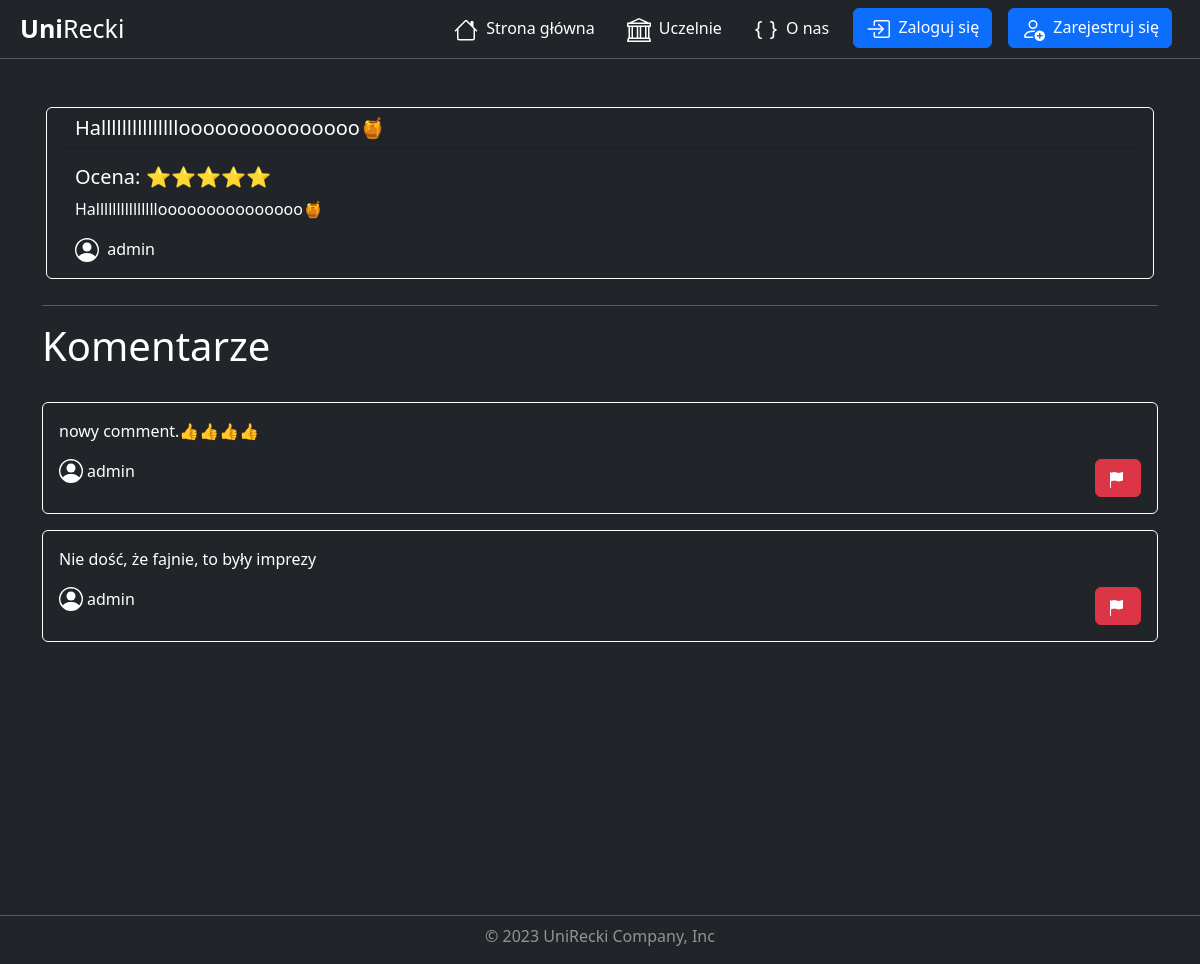
The page /university/review/10/ on the database as committed earlier.
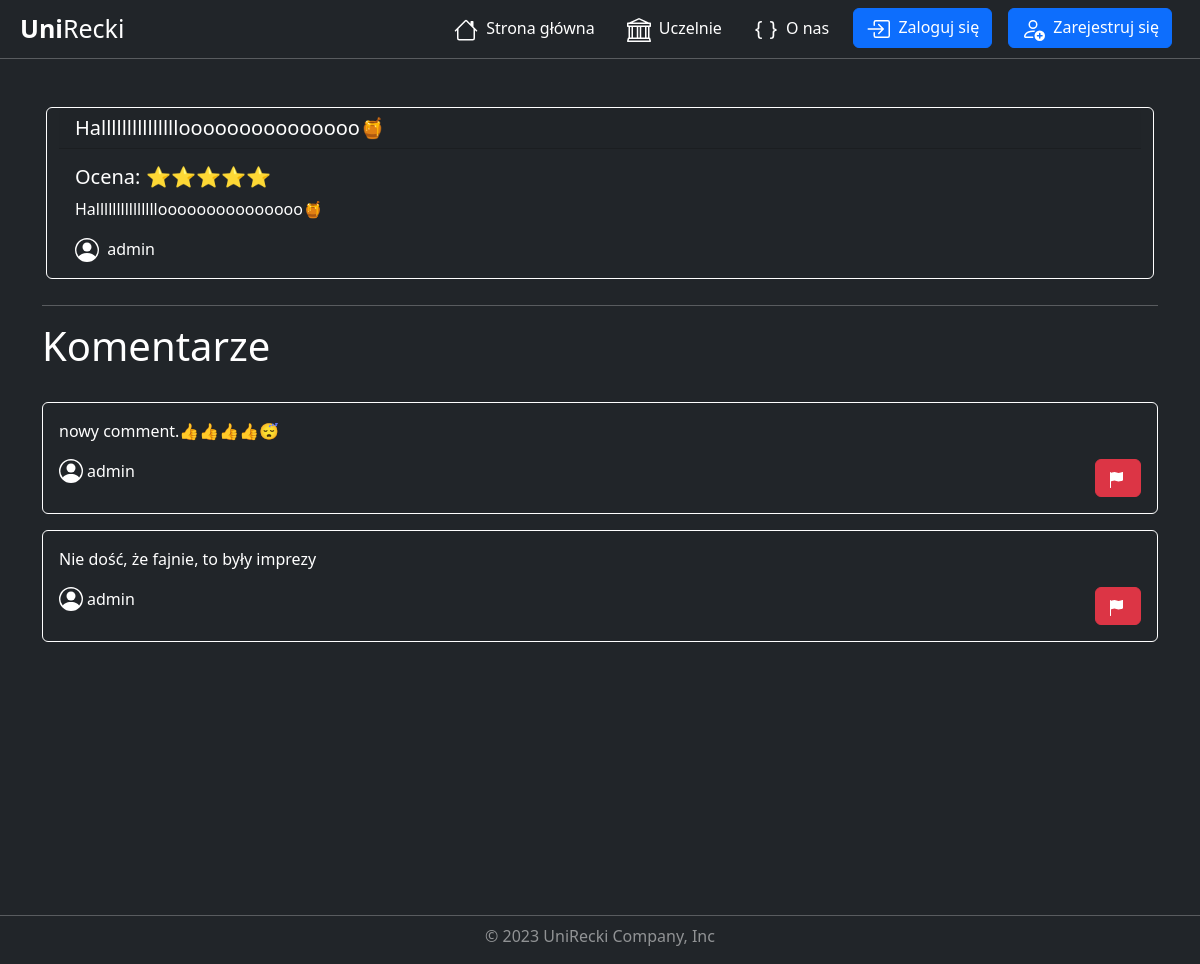
The same page on the database as committed later.
### universities/models.py (models this page shows, shortened)
class Comment(models.Model):
    description = models.CharField( max_length=3000)
    add_date = models.DateTimeField(default=timezone.now, blank=True)
    review = models.ForeignKey(Review, on_delete=models.CASCADE)
    user = models.ForeignKey(User, on_delete=models.CASCADE)
    class Meta:
        verbose_name = 'Comment'
        verbose_name_plural = 'Comments'

### universities/views.py (the view)
# urls.py: path('review/<int:pk>/', views.ReviewDetailView.as_view(), name='review_detail'),
class ReviewDetailView(DetailView):
    model = Review
    template_name = 'universities/review_detail.html'
    context_object_name = 'review'
    def get_context_data(self, **kwargs):
        context = super().get_context_data(**kwargs)
        review = self.get_object()
        comments = review.comment_set.all().order_by('-add_date')
        context['comments'] = comments
        return context

### universities/templates/universities/review_detail.html (shortened to what this page needs)
{% extends "base.html" %}
{% load static %}
{% block css %}
    <link rel="stylesheet" href="{% static "universities/review_detail.css" %}">
{% endblock css %}
{% block content %}
    <div class="container mt-5">
        <div class="row mx-1">
            <div class="card bg-dark">
                <h5 class="card-header ">{{ review.title }}</h5>
                <div class="card-body">
                    <h5 class="card-title">
                        Ocena:
                        {% if review.rating == 5 %}
                            ⭐⭐⭐⭐⭐
                        {% elif review.rating == 4 %}
                            ⭐⭐⭐⭐☆
                        {% elif review.rating == 3 %}
                            ⭐⭐⭐☆☆
                        {% elif review.rating == 2 %}
                            ⭐⭐☆☆☆
                        {% elif review.rating == 1 %}
                            ⭐☆☆☆☆
                        {% endif %}
                    </h5>
                    <p class="card-text">{{ review.description }}</p>
                    <p class="card-text">
                        {{ review.user.username }}
                    </p>
                </div>
            </div>
        </div>
        <hr class="mt-3">
        <div class="row">
            <h1>Komentarze</h1>
        </div>
        <div class="row">
            <div class="container mt-2">
                {% for comment in comments %}
                    <div class="card bg-dark mt-3">
                        <div class="card-body">
                            <p class="card-text">{{ comment.description }}</p>
                            <div class="row">
                                <div class="col-6">
                                    <p class="card-text d-flex align-items-center">
                                        {{ review.user.username }}
                                    </p>
                                </div>
                                <div class="col-6 d-flex justify-content-end align-items-end">
                                    <a href="{% url 'comment_report_create' review.pk comment.pk %}"
                                       title="Zgłoś komentarz"
                                       class="btn btn-danger">
                                    </a>
                                </div>
                            </div>
                        </div>
                    </div>
                {% empty %}
                    <p>Brak komentarzy dla tej opinii.</p>
                {% endfor %}
            </div>
        </div>
    </div>
{% endblock content %}

Rows that differ between the two databases and show on the page:
changed Comment: description "nowy comment.👍👍👍👍" → "nowy comment.👍👍👍👍😴"
